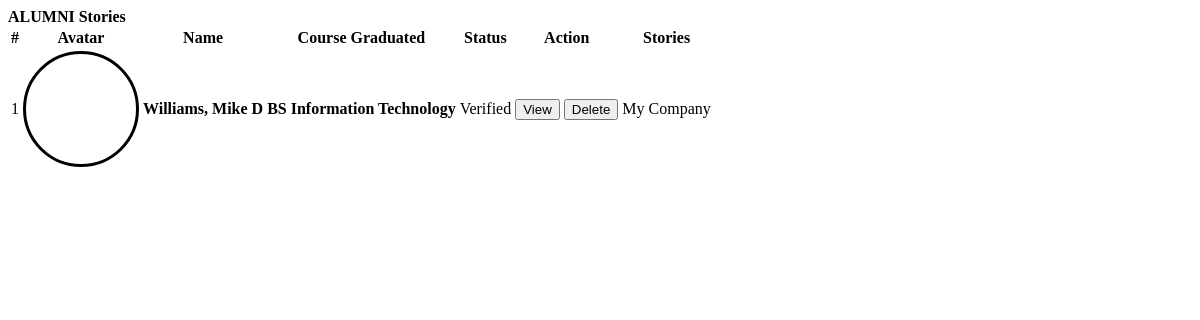
The page /admin/alumni.php on the database as committed earlier.
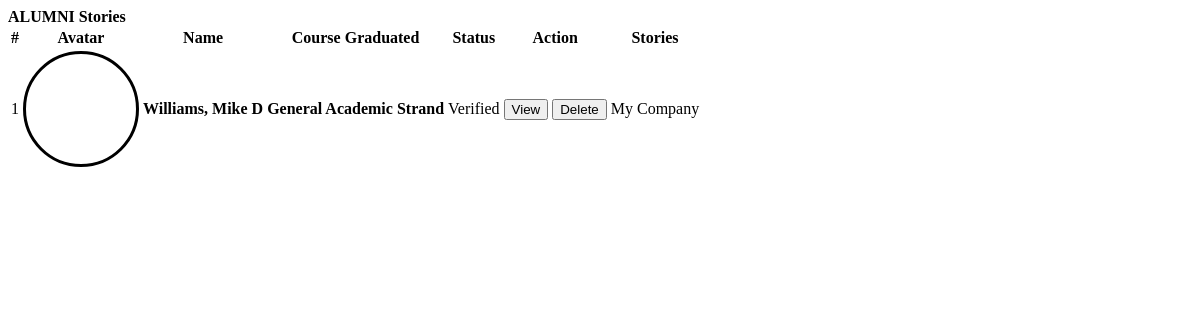
The same page on the database as committed later.
### tables this page shows
CREATE TABLE `alumnus_bio` (
  `id` int(30) NOT NULL,
  `firstname` varchar(200) NOT NULL,
  `middlename` varchar(200) NOT NULL,
  `lastname` varchar(200) NOT NULL,
  `gender` varchar(10) NOT NULL,
  `address` varchar(200) NOT NULL,
  `contact_no` varchar(200) NOT NULL,
  `employment_status` varchar(200) NOT NULL,
  `batch` year(4) NOT NULL,
  `course_id` int(30) NOT NULL,
  `email` varchar(250) NOT NULL,
  `connected_to` text NOT NULL,
  `avatar` text NOT NULL,
  `status` tinyint(1) NOT NULL DEFAULT 0 COMMENT '0= Unverified, 1= Verified',
  `date_created` date NOT NULL DEFAULT current_timestamp()
);

CREATE TABLE `courses` (
  `id` int(30) NOT NULL,
  `course` text NOT NULL,
  `about` text NOT NULL
);

### admin/alumni.php (the view, shortened to what this page needs)
<?php include('db_connect.php'); ?>
<div class="container-fluid">
	<div class="col-lg-12">
		<div class="row">
			<div class="col-md-12">
				<div class="card">
					<div class="card-header">
						<b>ALUMNI Stories</b>
					</div>
					<div class="card-body">
						<table class="table table-condensed table-bordered table-hover">
							<thead>
								<tr>
									<th class="text-center">#</th>
									<th class="">Avatar</th>
									<th class="">Name</th>
									<th class="">Course Graduated</th>
									<th class="">Status</th>
									<th class="text-center">Action</th>
									<th class="text-center">Stories</th>
								</tr>
							</thead>
							<tbody>
								<?php
								$i = 1;
								$alumni = $conn->query("SELECT a.*,c.course,Concat(a.lastname,', ',a.firstname,' ',a.middlename) as name from alumnus_bio a inner join courses c on c.id = a.course_id order by Concat(a.lastname,', ',a.firstname,' ',a.middlename) asc");
								while ($row = $alumni->fetch_assoc()) :
								?>
									<tr>
										<td class="text-center"><?php echo $i++ ?></td>
										<td class="text-center">
											<div class="avatar">
											</div>
										</td>
										<td class="">
											<p> <b><?php echo ucwords($row['name']) ?></b></p>
										</td>
										<td class="">
											<p> <b><?php echo $row['course'] ?></b></p>
										</td>
										<td class="text-center">
											<?php if ($row['status'] == 1) : ?>
												<span class="badge badge-primary">Verified</span>
											<?php else : ?>
												<span class="badge badge-secondary">Not Verified</span>
											<?php endif; ?>
										</td>
										<td class="text-center">
											<button class="btn btn-sm btn-outline-primary view_alumni" type="button" data-id="<?php echo $row['id'] ?>">View</button>
											<button class="btn btn-sm btn-outline-danger delete_alumni" type="button" data-id="<?php echo $row['id'] ?>">Delete</button>
										</td>
										<td><?php echo $row['connected_to'] ?></td>
									</tr>
								<?php endwhile; ?>
							</tbody>
						</table>
					</div>
				</div>
			</div>
		</div>
	</div>
</div>

Rows that differ between the two databases and show on the page:
changed alumnus_bio "My Company": course.course "BS Information Technology" → "General Academic Strand"
